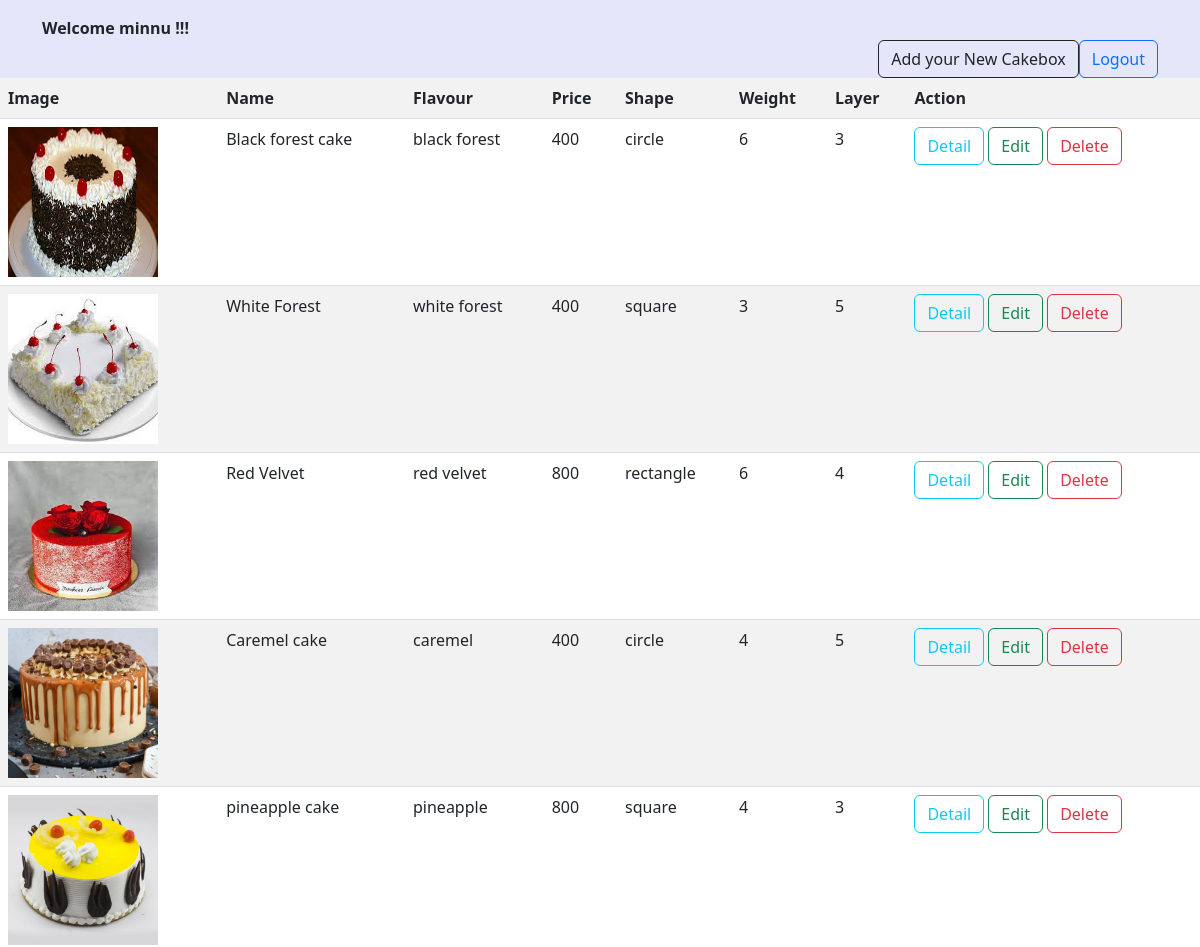
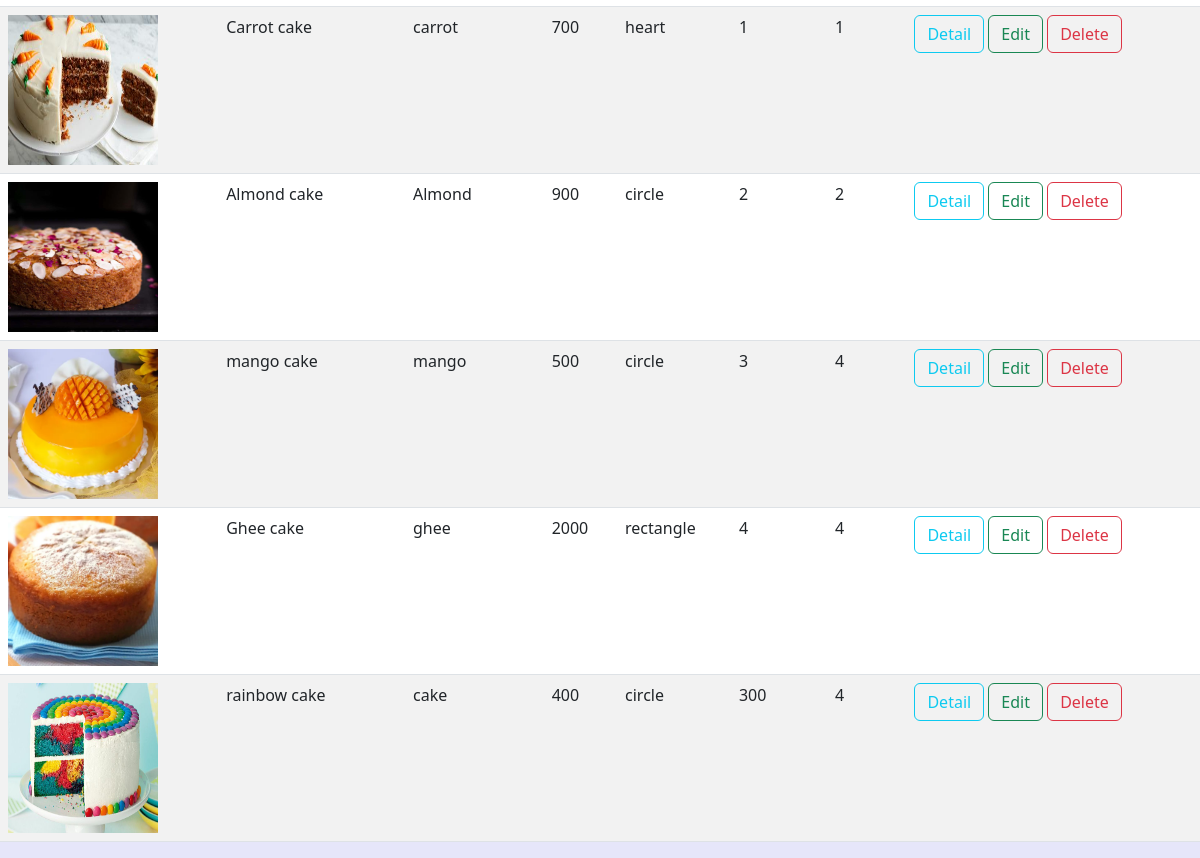
/cake/all/ (signed in), run on the app's committed database (2 pictures, top to bottom).
### myapp/models.py (models this page shows, shortened)
class Cakebox(models.Model):
    user=models.ForeignKey(User,on_delete=models.CASCADE)
    name=models.CharField(max_length=200)
    flavour=models.CharField(max_length=200)
    price=models.CharField(max_length=200)
    shape=models.CharField(max_length=200)
    weight=models.CharField(max_length=200)
    image=models.ImageField(upload_to="images",null=True,blank=True)
    layer=models.CharField(max_length=200)

### myapp/views.py (the view)
# urls.py: path("cake/all/",views.CakeboxListView.as_view(),name="cake-list"),
class CakeboxListView(View):
    def get(self,request,*args,**kwargs):
        qs=Cakebox.objects.all()
        return render(request,"cake-list.html",{"cakes":qs})

### myapp/templates/cake-list.html (shortened to what this page needs)
<!DOCTYPE html>
<html lang="en">
<head>
    <link href="https://cdn.jsdelivr.net/npm/bootstrap@5.3.0-alpha1/dist/css/bootstrap.min.css" rel="stylesheet">
</head>
<body style="background-color:lavender ;">
    <div class="container mt-3">
        <div class="d-flex justify-content-right">
           <b> Welcome {{request.user}} !!!</b></div>
            <div class="d-flex justify-content-end">
            <a href="{%url 'cake-add'%}" class="btn btn-outline-dark">Add your New Cakebox</a>
            <a href="{%url 'signout'%}"class="btn btn-outline-primary"> Logout</a>
        </div></div>
        <table class="table table-striped">
            <tr>
                <th>Image</th>
                <th>Name</th>
                <th>Flavour</th>
                <th>Price</th>
                <th>Shape</th>
                <th>Weight</th>
                <th>Layer</th>
                <th>Action</th>
            </tr>
            {%for ca in cakes%}
            <tr>
                {%if ca.image%}
                <td>
                    <img src="{{ca.image.url}}" width="150px" height="150px">
            </td>
            {%endif%}
                <td>{{ca.name}}</td>
                <td>{{ca.flavour}}</td>
                 <td>{{ca.price}}</td>
                 <td>{{ca.shape}}</td>
                 <td>{{ca.weight}}</td>
                 <td>{{ca.layer}}</td>
                 <td>
                    <a href="{%url 'cake-detail' ca.id%}" class="btn btn-outline-info">Detail</a>
                    <a href="{%url 'cake-edit' ca.id%}"class="btn btn-outline-success">Edit</a>
                    <a href="{%url 'cake-delete' ca.id%}"class=" btn btn-outline-danger">Delete</a>
                 </td>
             </tr>
             {%endfor%}
        </table>
</body>
</html>

### data on the page
Cakebox: image (picture), name "Black forest cake", flavour "black forest", price "400", shape "circle", weight "6", layer "3"
Cakebox: image (picture), name "White Forest", flavour "white forest", price "400", shape "square", weight "3", layer "5"
Cakebox: image (picture), name "Red Velvet", flavour "red velvet", price "800", shape "rectangle", weight "6", layer "4"
Cakebox: image (picture), name "Caremel cake", flavour "caremel", price "400", shape "circle", weight "4", layer "5"
Cakebox: image (picture), name "pineapple cake", flavour "pineapple", price "800", shape "square", weight "4", layer "3"
Cakebox: image (picture), name "Carrot cake", flavour "carrot", price "700", shape "heart", weight "1", layer "1"
Cakebox: image (picture), name "Almond cake", flavour "Almond", price "900", shape "circle", weight "2", layer "2"
Cakebox: image (picture), name "mango cake", flavour "mango", price "500", shape "circle", weight "3", layer "4"
Cakebox: image (picture), name "Ghee cake", flavour "ghee", price "2000", shape "rectangle", weight "4", layer "4"
Cakebox: image (picture), name "rainbow cake", flavour "cake", price "400", shape "circle", weight "300", layer "4"

### other printed values
{{ request.user }} "minnu"
